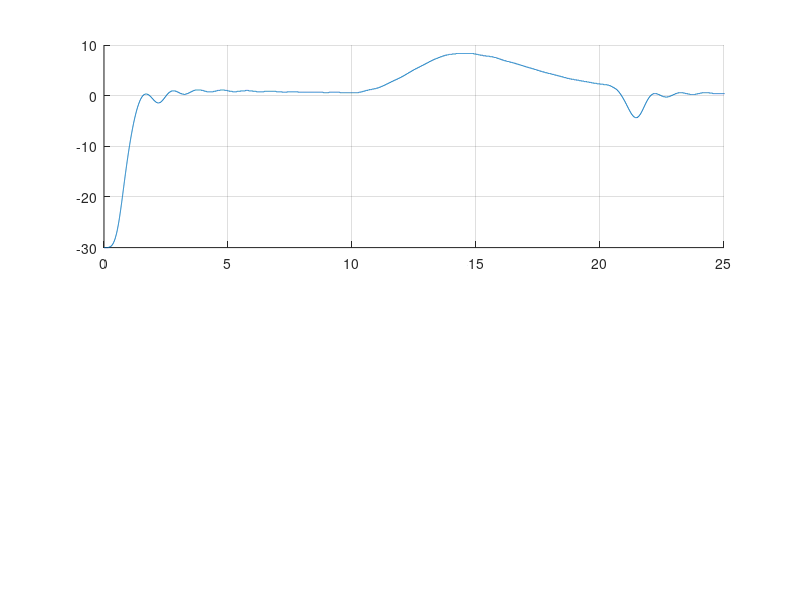

MATLAB code for this plot: (Note: this script raises an error after producing the figure.)
close all;

load('sim_out_travel_FB.mat');
load('sim_out_e_FB.mat');
load('sim_u1_FB.mat')
load('sim_u2_FB.mat')

%% Plot

% Plot Elevation
subplot(2,1,1); hold on; grid on; xlim([0 25]);
hx5Sim = plot(sim_out_e(1,:), sim_out_e(2,:));
hx5Ref = plot(xTime, x5*180/pi);
legend('x5 - Elevation meassured', 'x5_{ref} - Elevation ref'); title('Elevation, nonLin with feedback');
xlabel('Time [s]'); ylabel('Angle [deg]');
set(hx5Sim, 'Color', 'g'); set(hx5Sim, 'LineWidth', 1.5);
set(hx5Ref, 'Color', 'r'); set(hx5Ref, 'LineStyle', '--'); set(hx5Ref, 'LineWidth', 1.5);



% Plot travell Ref
subplot(2,1,2); hold on; grid on; xlim([0 25]);
hx1Sim = plot(sim_out_travel(1,:), sim_out_travel(2,:));
hx1Ref = plot(xTime, x1*180/pi);
legend('x1 - Travel meassured', 'x1_{ref} - Travel ref'); title('Travel, nonLin with feedback');
xlabel('Time [s]'); ylabel('Angle [deg]');

set(hx1Sim, 'Color', 'g'); set(hx1Sim, 'LineWidth', 1.5);
set(hx1Ref, 'Color', 'r'); set(hx1Ref, 'LineStyle', '--'); set(hx1Ref, 'LineWidth', 1.5);


%% Save to vector file
print -depsc plot_nonLin_FB